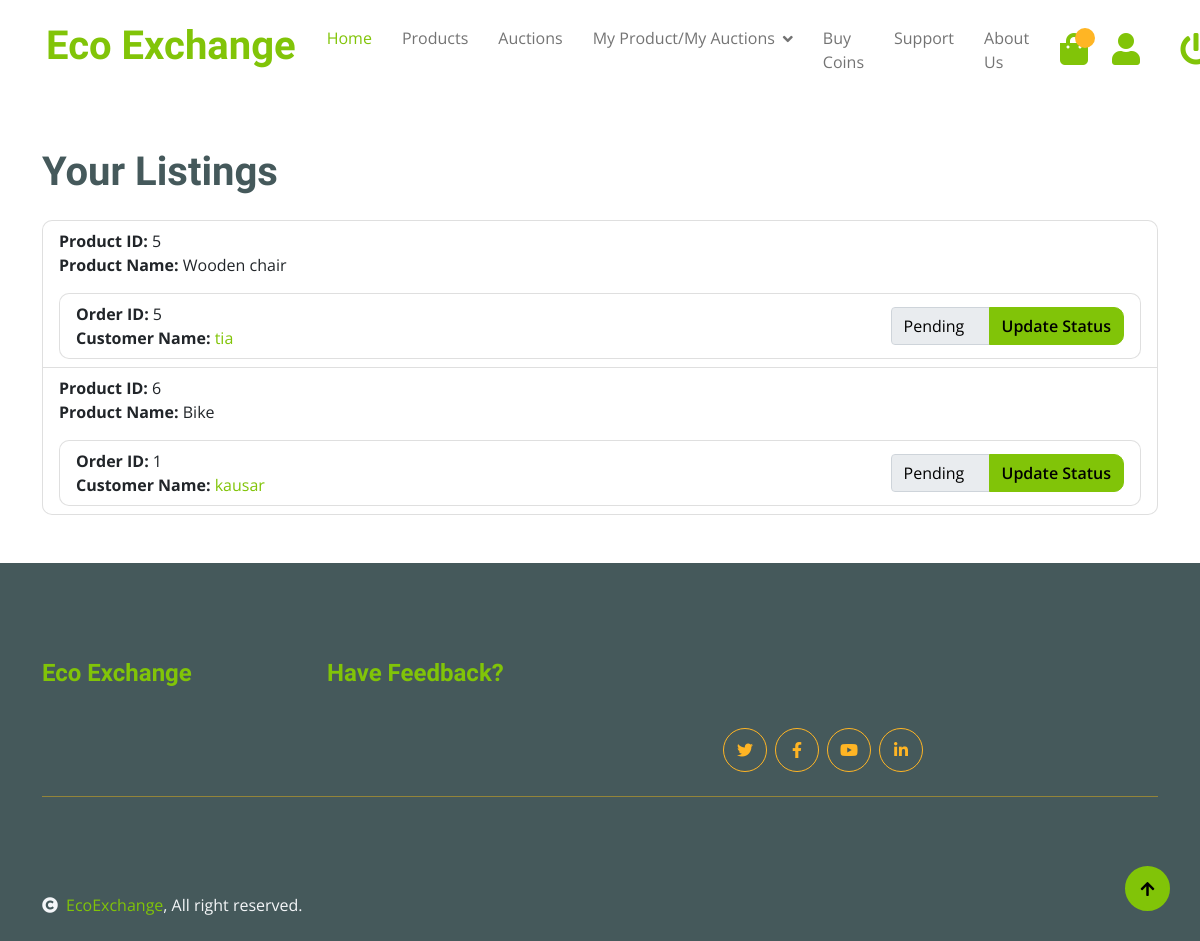
/onsale/ (signed in), run on an earlier commit of the app's database.
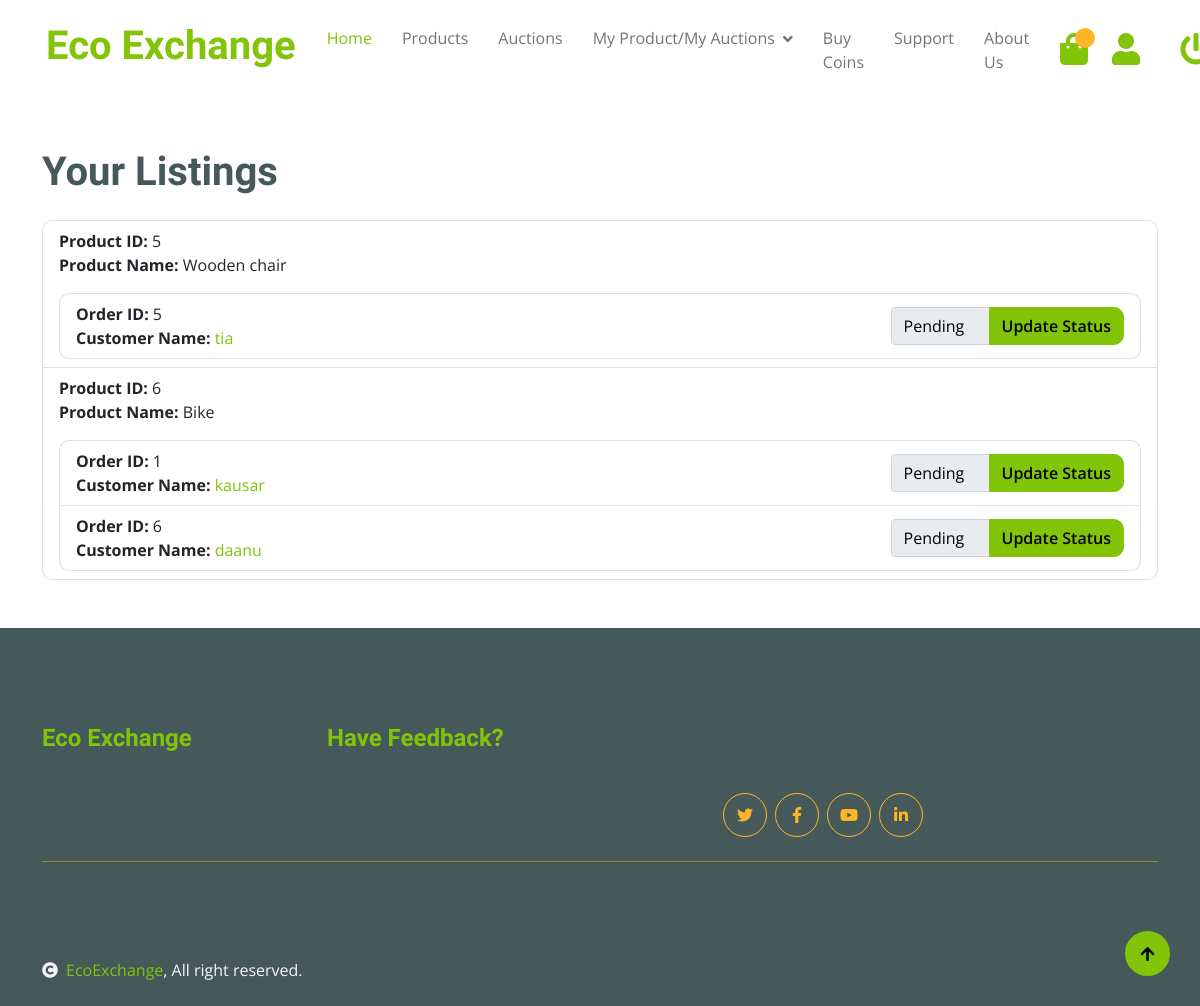
And on a later commit of the database.
### product/models.py (models this page shows, shortened)
class Product(models.Model):
    CATEGORY_CHOICES = [
        ('PAPER', 'Paper'),
        ('PLASTIC', 'Plastic'),
        ('GLASS', 'Glass'),
        ('METAL', 'Metal'),
        ('ELECTRONICS', 'Electronics'),
        ('ORGANIC', 'Organic'),
        ('TEXTILES', 'Textiles'),
        ('BATTERIES', 'Batteries'),
        ('WOOD', 'Wood'),
        ('RUBBER', 'Rubber'),
        ('MIXED_MATERIALS', 'Mixed Materials'),
    ]
    product_id = models.AutoField(primary_key=True)
    product_name = models.CharField(max_length=255)
    product_description = models.TextField()
    image = models.ImageField(upload_to='img/')
    quantity = models.IntegerField(validators=[MinValueValidator(1)])
    price = models.IntegerField(validators=[MinValueValidator(1)])
    category = models.CharField(max_length=50, choices=CATEGORY_CHOICES)
    user = models.ForeignKey(Member, on_delete=models.CASCADE)

### order/models.py (models this page shows, shortened)
class OrderItem(models.Model):
    order_id = models.ForeignKey(Order, on_delete=models.CASCADE)
    product_id = models.ForeignKey(Product, on_delete=models.CASCADE)
    quantity = models.IntegerField(default=1)

class Order(models.Model):
    ORDER_STATUS_CHOICES = [
        ('P', 'Pending'),
        ('S', 'Shipped'),
        ('D', 'Delivered'),
        ('C', 'Cancelled'),
    ]
    order_id = models.AutoField(primary_key=True)
    user_id = models.ForeignKey(Member, on_delete=models.CASCADE)
    order_date = models.DateField(default=timezone.now)
    order_amount = models.IntegerField()
    order_status = models.CharField(max_length=1, choices=ORDER_STATUS_CHOICES, default='P')

### order/views.py (the view)
# urls.py: path('onsale/', views.seller_products, name='ordered_products'),
@login_required
@permission_required('order.view_order', raise_exception=True)
def seller_products(request):
    try:
        member = Member.objects.get(username=request.user.username)
    except Member.DoesNotExist:
        member = None
    products = Product.objects.filter(user=member)
    order_items1 = OrderItem.objects.filter(product_id__in=products)
    orders1 = Order.objects.filter(order_id__in=[item.order_id.order_id for item in order_items1])
    users = {order.user_id for order in orders1}
    context = {'products': products, 'order_items1': order_items1, 'orders1': orders1, 'users': users}
    return render(request, 'order/seller_products.html', context)

### order/templates/order/seller_products.html (shortened to what this page needs)
{% extends 'product/base.html' %}
{% block body %}
<div class="container mt-5">
    <h1 class="mb-4">Your Listings</h1>
    <ul class="list-group">
        {% for product in products %}
            <li class="list-group-item">
                <div class="d-flex justify-content-between align-items-center">
                    <div>
                        <strong>Product ID:</strong> {{ product.product_id }}<br>
                        <strong>Product Name:</strong> {{ product.product_name }}
                    </div>
                </div>
                <ul class="list-group mt-3">
                    {% for order_item in order_items1 %}
                        {% if order_item.product_id == product %}
                            <li class="list-group-item">
                                <div class="d-flex justify-content-between align-items-center">
                                    <div>
                                        <strong>Order ID:</strong> {{ order_item.order_id.order_id }}<br>
                                        <strong>Customer Name:</strong> <a href="{% url 'user_details:seller_desc' order_item.order_id.user_id.id %}" type="_blank">{{ order_item.order_id.user_id.username }} </a>
                                    </div>
                                    <div>
                                             <form method="POST" action="{% url 'update_order_status' order_item.order_id.order_id %}">
                                            <div class="input-group">
                                                <select name="order_status" class="form-control">
                                                    {% for code, name in order_item.order_id.ORDER_STATUS_CHOICES %}
                                                        <option value="{{ code }}" {% if order_item.order_id.order_status == code %}selected{% endif %}>{{ name }}</option>
                                                    {% endfor %}
                                                </select>
                                                <div class="input-group-append">
                                                    <button type="submit" class="btn btn-primary">Update Status</button>
                                                </div>
                                            </div>
                                        </form>
                                    </div>
                                </div>
                            </li>
                        {% endif %}
                    {% endfor %}
                </ul>
            </li>
        {% endfor %}
    </ul>
</div>
{% endblock %}

What changed in the data, as far as the page shows it:
added OrderItem: order_id.order_id "6", order_id.user_id.username "daanu", order_status "Pending", shown under Product "Bike"
